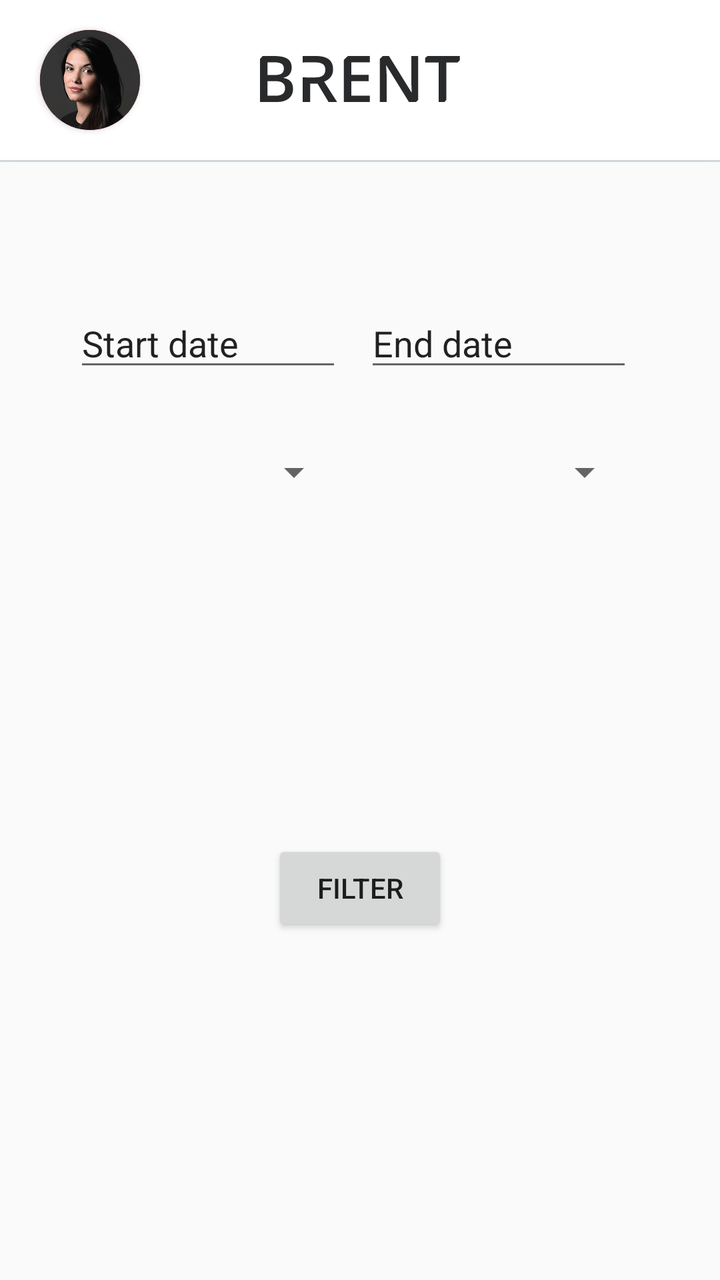
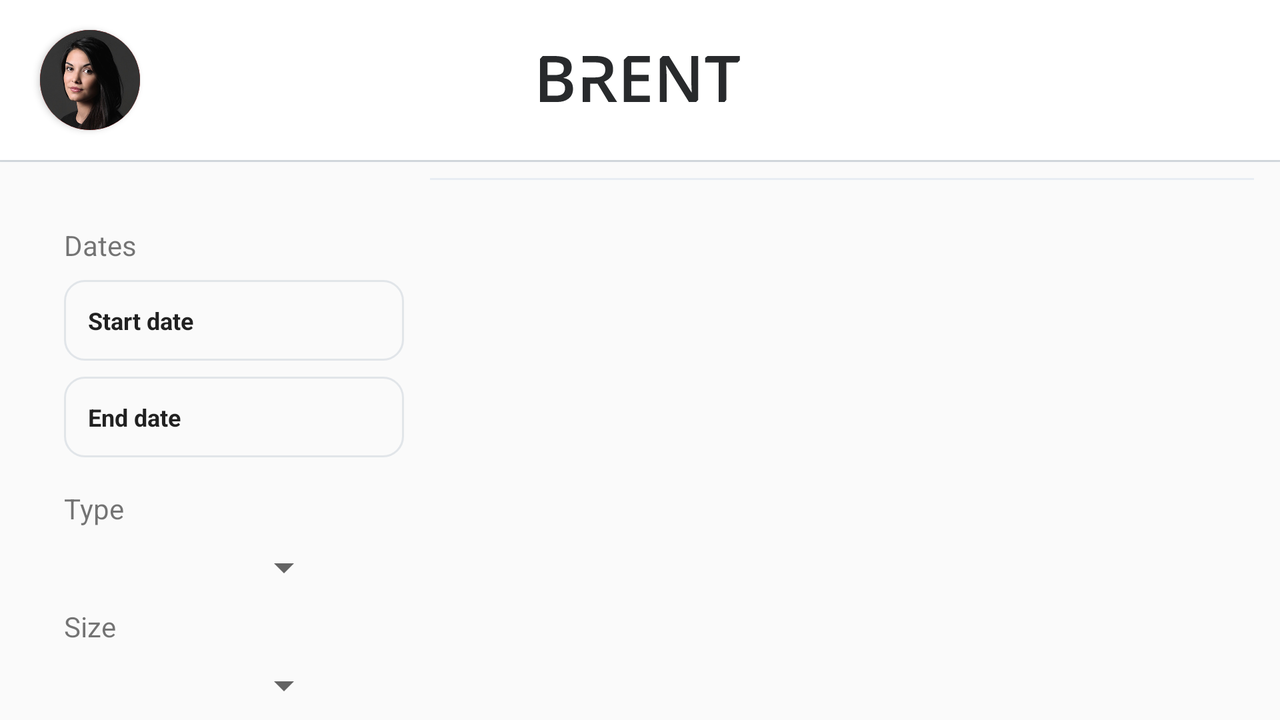

One screen, two layout resources from the same app: the default and the repository's alternative for another configuration. Each is rendered where Android would select it; the XML of both is given below.
<!-- AndroidManifest.xml: application theme AppTheme -->
<!-- res/layout/activity_bikes.xml -->
<?xml version="1.0" encoding="utf-8"?>
<android.support.constraint.ConstraintLayout
    xmlns:android="http://schemas.android.com/apk/res/android"
    xmlns:app="http://schemas.android.com/apk/res-auto"
    xmlns:tools="http://schemas.android.com/tools"
    android:layout_width="match_parent"
    android:layout_height="match_parent">

    <FrameLayout
        android:layout_width="wrap_content"
        android:layout_height="wrap_content"
        android:layout_marginStart="8dp"
        android:layout_marginLeft="8dp"
        android:layout_marginTop="8dp"
        android:layout_marginEnd="8dp"
        android:layout_marginRight="8dp"
        android:layout_marginBottom="8dp"
        app:layout_constraintBottom_toBottomOf="parent"
        app:layout_constraintEnd_toEndOf="parent"
        app:layout_constraintStart_toStartOf="parent"
        app:layout_constraintTop_toBottomOf="@+id/fLayoutTypes">

        <Button
            android:id="@+id/bikeButton"
            android:layout_width="wrap_content"
            android:layout_height="wrap_content"
            android:text="@string/filter" />
    </FrameLayout>

    <FrameLayout
        android:id="@+id/frameLayout2"
        android:layout_width="match_parent"
        android:layout_height="wrap_content">

        <include
            android:id="@+id/toolbar"
            layout="@layout/toolbar" />
    </FrameLayout>

    <FrameLayout
        android:id="@+id/fLayoutEndDate"
        android:layout_width="wrap_content"
        android:layout_height="wrap_content"
        android:layout_marginStart="8dp"
        android:layout_marginLeft="8dp"
        android:layout_marginTop="8dp"
        android:layout_marginEnd="8dp"
        android:layout_marginRight="8dp"
        android:layout_marginBottom="8dp"
        app:layout_constraintBottom_toBottomOf="parent"
        app:layout_constraintEnd_toEndOf="parent"
        app:layout_constraintHorizontal_bias="0.83"
        app:layout_constraintStart_toStartOf="parent"
        app:layout_constraintTop_toBottomOf="@+id/frameLayout2"
        app:layout_constraintVertical_bias="0.120000005">

        <EditText
            android:id="@+id/endDateText"
            android:layout_width="134dp"
            android:layout_height="wrap_content"
            android:ems="10"
            android:inputType="textPersonName"
            android:text="End date" />
    </FrameLayout>

    <FrameLayout
        android:id="@+id/fLayoutStartDate"
        android:layout_width="wrap_content"
        android:layout_height="wrap_content"
        android:layout_marginTop="8dp"
        android:layout_marginEnd="8dp"
        android:layout_marginRight="8dp"
        android:layout_marginBottom="8dp"
        app:layout_constraintBottom_toBottomOf="parent"
        app:layout_constraintEnd_toEndOf="parent"
        app:layout_constraintHorizontal_bias="0.17"
        app:layout_constraintStart_toStartOf="parent"
        app:layout_constraintTop_toBottomOf="@+id/frameLayout2"
        app:layout_constraintVertical_bias="0.120000005">

        <EditText
            android:id="@+id/startDateText"
            android:layout_width="134dp"
            android:layout_height="wrap_content"
            android:ems="10"
            android:inputType="textPersonName"
            android:text="Start date" />
    </FrameLayout>

    <FrameLayout
        android:id="@+id/fLayoutSizes"
        android:layout_width="134dp"
        android:layout_height="wrap_content"
        android:layout_marginStart="8dp"
        android:layout_marginLeft="8dp"
        android:layout_marginTop="8dp"
        android:layout_marginEnd="8dp"
        android:layout_marginRight="8dp"
        android:layout_marginBottom="8dp"
        app:layout_constraintBottom_toBottomOf="parent"
        app:layout_constraintEnd_toEndOf="parent"
        app:layout_constraintHorizontal_bias="0.83"
        app:layout_constraintStart_toStartOf="parent"
        app:layout_constraintTop_toBottomOf="@+id/frameLayout2"
        app:layout_constraintVertical_bias="0.26">

        <Spinner
            android:id="@+id/sizes"
            android:layout_width="match_parent"
            android:layout_height="wrap_content" />
    </FrameLayout>

    <FrameLayout
        android:id="@+id/fLayoutTypes"
        android:layout_width="134dp"
        android:layout_height="wrap_content"
        android:layout_marginTop="8dp"
        android:layout_marginEnd="8dp"
        android:layout_marginRight="8dp"
        android:layout_marginBottom="8dp"
        app:layout_constraintBottom_toBottomOf="parent"
        app:layout_constraintEnd_toEndOf="parent"
        app:layout_constraintHorizontal_bias="0.17"
        app:layout_constraintStart_toStartOf="parent"
        app:layout_constraintTop_toBottomOf="@+id/frameLayout2"
        app:layout_constraintVertical_bias="0.26">


        <Spinner
            android:id="@+id/types"
            android:layout_width="match_parent"
            android:layout_height="wrap_content"
            android:spinnerMode="dropdown"
            android:visibility="visible" />
    </FrameLayout>


</android.support.constraint.ConstraintLayout>
<!-- res/layout/toolbar.xml (included above) -->
<?xml version="1.0" encoding="utf-8"?>
<LinearLayout
    xmlns:android="http://schemas.android.com/apk/res/android"
    xmlns:app="http://schemas.android.com/apk/res-auto"
    android:orientation="vertical"
    android:layout_width="match_parent"
    android:layout_height="wrap_content">
    <android.support.v7.widget.Toolbar
        xmlns:app="http://schemas.android.com/apk/res-auto"
        android:id="@+id/toolbar_toolbar"
        android:layout_width="match_parent"
        android:layout_height="wrap_content"
        android:background="@color/colorWhite"
        android:minHeight="80dp"
        android:theme="?attr/actionBarTheme"
        android:outlineProvider="bounds"
        android:clipToPadding="false"
        android:elevation="15dp"

        app:layout_constraintEnd_toEndOf="parent"
        app:layout_constraintStart_toStartOf="parent"
        app:layout_constraintTop_toTopOf="parent"
        xmlns:android="http://schemas.android.com/apk/res/android">

        <android.support.v7.widget.CardView
            android:layout_width="50dp"
            android:layout_height="50dp"
            android:elevation="12dp"
            android:id="@+id/view2"
            app:cardCornerRadius="25dp"
            android:layout_centerHorizontal="true"
            android:layout_marginLeft="20dp">
        <ImageButton
            android:id="@+id/toolbar_profile"
            android:src="@drawable/user_portrait"
            android:layout_width="50dp"
            android:layout_height="50dp"
            android:scaleType="centerCrop"

            android:background="@drawable/style_circle"/>
        </android.support.v7.widget.CardView>
        <LinearLayout
            android:layout_width="wrap_content"
            android:layout_height="match_parent"
            android:orientation="horizontal"
            android:layout_gravity="center"
            android:gravity="center">
            <ImageButton
                android:id="@+id/toolbar_home"
                android:layout_width="wrap_content"
                android:layout_height="wrap_content"
                android:src="@drawable/ic_brent"
                android:backgroundTint="#ffffff"/>
        </LinearLayout>
        <ImageButton
            android:id="@+id/toolbar_cart"
            android:src="@drawable/ic_shopping_cart_black_24dp"
            android:layout_width="wrap_content"
            android:layout_height="fill_parent"
            android:layout_marginLeft="20dp"
            android:layout_marginRight="20dp"
            android:layout_marginTop="4dp"
            android:layout_marginBottom="4dp"
            android:layout_gravity="right"
            android:backgroundTint="#ffffff"/>
    </android.support.v7.widget.Toolbar>
    <View
        android:background="#e7edf3"
        android:layout_width="match_parent"
        android:layout_height="1dp" />
</LinearLayout>
<!-- resources referenced by this layout -->
<resources>
  <color name="colorWhite">#FFFFFF</color>
  <!-- drawable ic_brent: vector/xml drawable (drawable, 2486 chars, omitted) -->
  <!-- drawable style_circle (drawable) -->
  <?xml version="1.0" encoding="utf-8"?>
  <shape xmlns:android="http://schemas.android.com/apk/res/android">
      <stroke
          android:width="7dp"
          android:color="#de0707" />
  </shape>
  
  
      
      
      
      
      
  
      
          
          
  
  <!-- drawable user_portrait: png bitmap (drawable, 413080 bytes) -->
  <string name="filter">Filter</string>
  <style name="AppTheme" parent="Theme.AppCompat.Light.DarkActionBar">
          
          <item name="colorPrimary">@color/colorPrimary</item>
          <item name="colorPrimaryDark">@color/colorPrimaryDark</item>
          <item name="colorAccent">@color/colorAccent</item>
      </style>
  <color name="colorPrimary">#008577</color>
  <color name="colorPrimaryDark">#00574B</color>
  <color name="colorAccent">#D5043D</color>
</resources>
<!-- res/layout-land/activity_bikes.xml (the repository's variant of the layout above) -->
<!-- drawn on the phone turned sideways -->
<?xml version="1.0" encoding="utf-8"?>
<android.support.constraint.ConstraintLayout
    xmlns:android="http://schemas.android.com/apk/res/android"
    xmlns:app="http://schemas.android.com/apk/res-auto"
    xmlns:tools="http://schemas.android.com/tools"
    android:layout_width="match_parent"
    android:layout_height="match_parent">

    <FrameLayout
        android:id="@+id/frameLayout3"
        android:layout_width="wrap_content"
        android:layout_height="wrap_content"
        android:layout_marginStart="8dp"
        android:layout_marginTop="24dp"
        android:layout_marginEnd="8dp"
        app:layout_constraintEnd_toEndOf="parent"
        app:layout_constraintStart_toStartOf="parent"
        app:layout_constraintTop_toBottomOf="@+id/fLayoutTypes">

    </FrameLayout>

    <FrameLayout
        android:id="@+id/frameLayout2"
        android:layout_width="match_parent"
        android:layout_height="wrap_content"
        android:layout_marginTop="0dp"
        app:layout_constraintEnd_toEndOf="parent"
        app:layout_constraintStart_toStartOf="parent"
        app:layout_constraintTop_toTopOf="parent">

        <include
            android:id="@+id/toolbar"
            layout="@layout/toolbar" />
    </FrameLayout>

    <FrameLayout
        android:id="@+id/fLayoutEndDate"
        android:layout_width="wrap_content"
        android:layout_height="wrap_content"
        android:layout_marginStart="32dp"
        android:layout_marginTop="8dp"
        app:layout_constraintStart_toStartOf="parent"
        app:layout_constraintTop_toBottomOf="@+id/fLayoutStartDate">

        <EditText
            android:id="@+id/endDateText"
            android:layout_width="170dp"
            android:layout_height="wrap_content"
            android:background="@drawable/bikes_btn_date"
            android:ems="10"
            android:inputType="textPersonName"
            android:text="End date"
            android:textSize="12sp"
            android:textStyle="bold" />
    </FrameLayout>

    <FrameLayout
        android:id="@+id/fLayoutStartDate"
        android:layout_width="wrap_content"
        android:layout_height="wrap_content"
        android:layout_marginStart="32dp"
        android:layout_marginTop="8dp"
        app:layout_constraintStart_toStartOf="parent"
        app:layout_constraintTop_toBottomOf="@+id/textView3">

        <EditText
            android:id="@+id/startDateText"
            android:layout_width="170dp"
            android:layout_height="wrap_content"
            android:background="@drawable/bikes_btn_date"
            android:ems="10"
            android:inputType="textPersonName"
            android:text="Start date"
            android:textSize="12sp"
            android:textStyle="bold" />
    </FrameLayout>

    <FrameLayout
        android:id="@+id/fLayoutSizes"
        android:layout_width="134dp"
        android:layout_height="wrap_content"
        android:layout_marginStart="32dp"
        android:layout_marginTop="8dp"
        app:layout_constraintStart_toStartOf="parent"
        app:layout_constraintTop_toBottomOf="@+id/textView6">

        <Spinner
            android:id="@+id/sizes"
            android:layout_width="match_parent"
            android:layout_height="wrap_content" />
    </FrameLayout>

    <FrameLayout
        android:id="@+id/fLayoutTypes"
        android:layout_width="134dp"
        android:layout_height="wrap_content"
        android:layout_marginStart="32dp"
        android:layout_marginTop="8dp"
        app:layout_constraintStart_toStartOf="parent"
        app:layout_constraintTop_toBottomOf="@+id/textView5">


        <Spinner
            android:id="@+id/types"
            android:layout_width="match_parent"
            android:layout_height="wrap_content"
            android:spinnerMode="dropdown"
            android:visibility="visible" />
    </FrameLayout>

    <FrameLayout
        android:id="@+id/bikeListContainer"
        android:layout_width="395dp"
        android:layout_height="380dp"
        android:layout_marginStart="8dp"
        android:layout_marginTop="8dp"
        android:layout_marginEnd="8dp"
        app:layout_constraintEnd_toEndOf="parent"
        app:layout_constraintStart_toEndOf="@+id/fLayoutStartDate"
        app:layout_constraintTop_toBottomOf="@+id/imageView">

    </FrameLayout>

    <TextView
        android:id="@+id/textView3"
        android:layout_width="wrap_content"
        android:layout_height="wrap_content"
        android:layout_marginStart="32dp"
        android:layout_marginTop="32dp"
        android:text="Dates"
        app:layout_constraintStart_toStartOf="parent"
        app:layout_constraintTop_toBottomOf="@+id/frameLayout2" />

    <TextView
        android:id="@+id/textView5"
        android:layout_width="wrap_content"
        android:layout_height="wrap_content"
        android:layout_marginStart="32dp"
        android:layout_marginTop="16dp"
        android:text="Type"
        app:layout_constraintStart_toStartOf="parent"
        app:layout_constraintTop_toBottomOf="@+id/fLayoutEndDate" />

    <TextView
        android:id="@+id/textView6"
        android:layout_width="wrap_content"
        android:layout_height="wrap_content"
        android:layout_marginStart="32dp"
        android:layout_marginTop="8dp"
        android:text="Size"
        app:layout_constraintStart_toStartOf="parent"
        app:layout_constraintTop_toBottomOf="@+id/fLayoutTypes" />

    <ImageView
        android:id="@+id/imageView"
        android:layout_width="wrap_content"
        android:layout_height="wrap_content"
        android:layout_marginStart="8dp"
        android:layout_marginTop="8dp"
        android:layout_marginEnd="8dp"
        app:layout_constraintEnd_toEndOf="parent"
        app:layout_constraintStart_toEndOf="@+id/fLayoutStartDate"
        app:layout_constraintTop_toBottomOf="@+id/frameLayout2"
        app:srcCompat="@drawable/divider_large" />


</android.support.constraint.ConstraintLayout>
<!-- resources referenced by the variant -->
<!-- as the phone turned sideways resolves them -->
<resources>
  <color name="colorWhite">#FFFFFF</color>
  <!-- drawable bikes_btn_date (drawable) -->
  <?xml version="1.0" encoding="utf-8"?>
  <shape xmlns:android="http://schemas.android.com/apk/res/android">
  
  
  
      <solid android:color="#fafafa" />
      <corners android:radius="10dp" />
      <padding
          android:left="12dp"
          android:right="12dp"
          android:top="12dp"
          android:bottom="12dp" />
      <size android:height="30dp"
          android:width="170dp" />
      <stroke android:color="#E1E5E9" android:width="1dip" />
  
  </shape>
  <!-- drawable divider_large: png bitmap (drawable, 101 bytes) -->
  <!-- drawable ic_brent: vector/xml drawable (drawable, 2486 chars, omitted) -->
  <!-- drawable style_circle (drawable) -->
  <?xml version="1.0" encoding="utf-8"?>
  <shape xmlns:android="http://schemas.android.com/apk/res/android">
      <stroke
          android:width="7dp"
          android:color="#de0707" />
  </shape>
  
  
      
      
      
      
      
  
      
          
          
  
  <!-- drawable user_portrait: png bitmap (drawable, 413080 bytes) -->
  <style name="AppTheme" parent="Theme.AppCompat.Light.DarkActionBar">
          
          <item name="colorPrimary">@color/colorPrimary</item>
          <item name="colorPrimaryDark">@color/colorPrimaryDark</item>
          <item name="colorAccent">@color/colorAccent</item>
      </style>
  <color name="colorPrimary">#008577</color>
  <color name="colorPrimaryDark">#00574B</color>
  <color name="colorAccent">#D5043D</color>
</resources>
